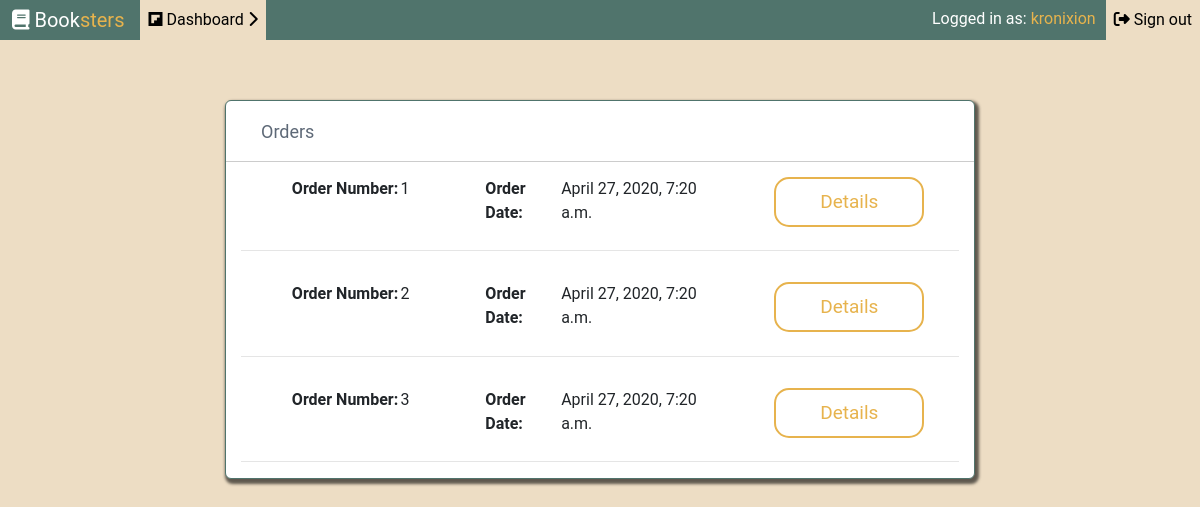
The page /orders/ (signed in) on the database as committed earlier.
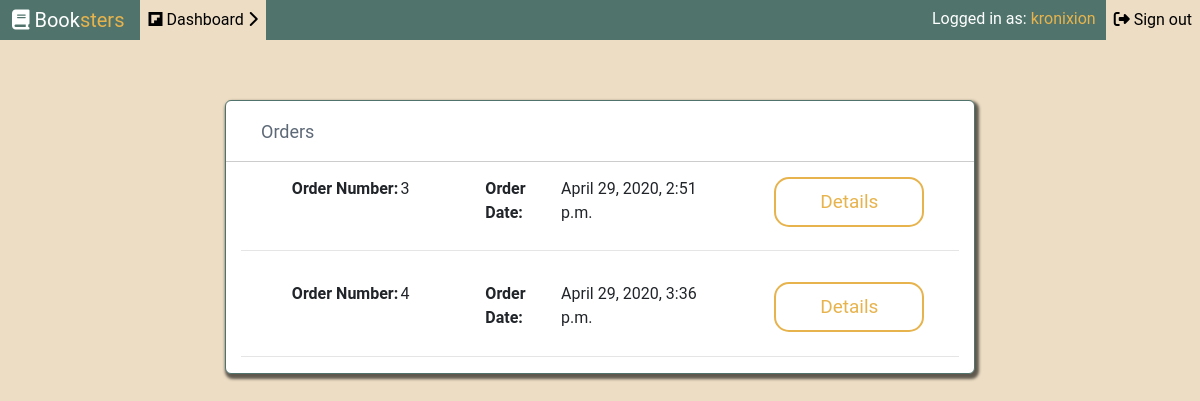
The same page on the database as committed later.
### purchases/models.py (models this page shows)
class Order(models.Model):
    books = models.ManyToManyField(Book)
    orderDate = models.DateTimeField(auto_now=True)
    user = models.ForeignKey(Account,on_delete = models.CASCADE,blank=True, null=True)
    totalSum = models.IntegerField(default=0)

### purchases/views.py (the view)
# urls.py: path('orders/',orders,name='orders'),
@login_required
def orders(request):
    account = Account.objects.get(id = request.user.id)
    order = account.shoppingCart.books.all()
    orders = Order.objects.filter(user=account)
    if request.method == "POST" and len(order)!=0:
        o = Order(user=account,totalSum=account.shoppingCart.sumOfBooks())
        o.save()
        for book in order:
            o.books.add(book)
        account.shoppingCart.books.clear()
        return render(request,'orders.html',{'orders':orders})
    else:
        return render(request,'orders.html',{'orders':orders})

### purchases/templates/orders.html
{%extends 'base.html'%}
{%load static%}
{%block title}{%endblock}
{%block additionalMetaData%}
<link rel="stylesheet" href="{%static 'css/orders.css'%}">
{%endblock%}
{%block body%}
<div class="container">
    <div class="row">
        <div class="col-lg-12">
            <h5>Orders</h5>
        </div>
    </div>
    {%if orders%}
    {%for order in orders%}
    <div class="row">
        <div class="col-lg-4 d-flex justify-content-center"><strong>Order Number: </strong> {{order.id}}</div>
        <div class="col-lg-4 d-flex justify-content-center"><strong>Order Date: </strong> {{order.orderDate}}</div>
        <div class="col-lg-4 d-flex justify-content-center"><a href="{% url 'detailedOrder' id=order.id %}"><button>Details</button></a></div>
    </div>
    <hr>
    {%endfor%}
    {%else%}
    <div class="row">
        <div class="col-lg-12">
            <h4>You haven't ordered anything...</h4>
        </div>
    </div>
    {%endif%}
</div>
{%endblock%}

Rows that differ between the two databases and show on the page:
removed Order: id "1", orderDate "April 27, 2020, 7:20 a.m."
removed Order: id "2", orderDate "April 27, 2020, 7:20 a.m."
changed Order id 3: orderDate "April 27, 2020, 7:20 a.m." → "April 29, 2020, 2:51 p.m."
added Order: id "4", orderDate "April 29, 2020, 3:36 p.m."
